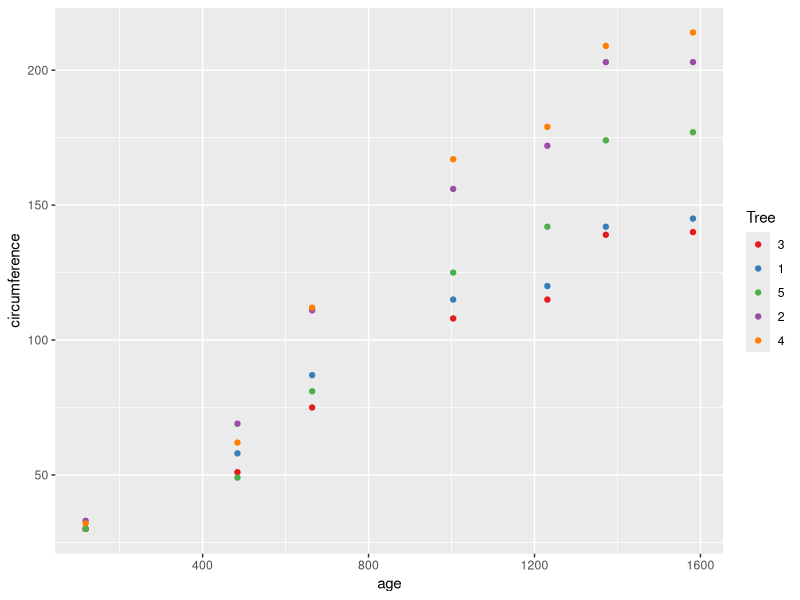
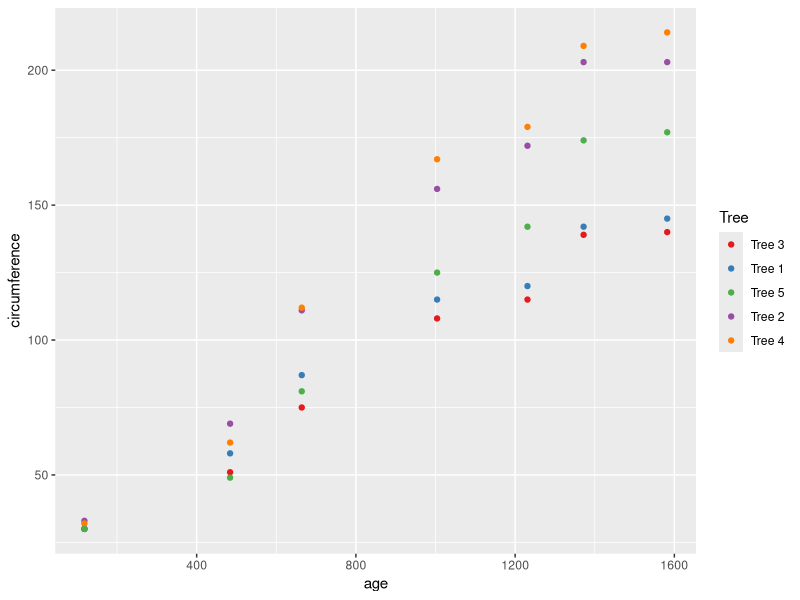

Reproduce these figures in R, in order.
## ---- chunk 1
library(tidyverse)
## ---- chunk 2
#| output-location: column
#| fig-width: 5
#| fig-height: 4
Orange %>% 
  ggplot(
    aes(
      age, circumference, 
      colour = Tree
    )
  ) +
  geom_point() +
  scale_colour_brewer(
    palette = "Set1"
  ) 
## ---- chunk 3
#| output-location: column
#| fig-width: 5
#| fig-height: 4
#| code-line-numbers: "11"
Orange %>% 
  ggplot(
    aes(
      age, circumference,
      colour = Tree
    )
  ) +
  geom_point() +
  scale_colour_brewer(
    palette = "Set1",
    labels = \(x) paste("Tree", x)
  )
## ---- chunk 4
flagstats <- c("properly_paired_reads", "unique_alignments")
flagstats %>% 
  str_replace_all("_", " ") %>% # Add spaces
  str_to_title() %>% # Capitalise the 1st letter
  str_wrap(12) # Add line breaks (\n) to a given width
## ---- chunk 5
formals(sd)
## ---- chunk 6
body(sd)
## ---- chunk 7
modify_labels <- function(x) {
  
}
## ---- chunk 8
modify_labels <- function(x) {
  str_replace_all(x, "_", " ")
}
modify_labels(flagstats)
## ---- chunk 9
modify_labels <- function(x) {
  new_x <- str_replace_all(x, "_", " ")
  new_x
}
modify_labels(flagstats)
## ---- chunk 10
modify_labels <- function(x) {
  # browser()
  new_x <- str_replace_all(x, "_", " ")
  new_x <- str_to_title(new_x)
  new_x <- str_wrap(new_x, 12)
  new_x
}
modify_labels(flagstats)
## ---- chunk 11
modify_labels <- function(x, width = 12) {
  # browser()
  new_x <- str_replace_all(x, "_", " ")
  new_x <- str_to_title(new_x)
  new_x <- str_wrap(new_x, width)
  new_x
}
modify_labels(flagstats)
modify_labels(flagstats, 80)
## ---- chunk 12
modify_labels <- function(x, ...) {
  # browser()
  new_x <- str_replace_all(x, "_", " ")
  new_x <- str_to_title(new_x)
  new_x <- str_wrap(new_x, ...)
  new_x
}
modify_labels(flagstats)
modify_labels(flagstats, width = 12)
## ---- chunk 13
modify_labels(flagstats, width = 12, indent = 2)
## ---- chunk 14
one_liner <- \(x, ...) x %>% str_replace_all("_", " ") %>% str_to_title() %>% str_wrap(...)
one_liner(flagstats, width = 12)
modify_labels(flagstats, width = 12)
## ---- chunk 15
new_x <- c()
for (x in flagstats) {
  new_x <- c(new_x, modify_labels(x, width = 12))
}
new_x
## ---- chunk 16
for (x in flagstats) {
  print(x)
}
for (i in flagstats) {
  print(i)
}
for (bob in flagstats) {
  print(bob)
}
## ---- chunk 17
vals <- list(letters = letters, num = rnorm(1000))
## ---- chunk 18
len <- list()
for (x in vals) {
  len <- c(len, length(x))
}
names(len) <- names(vals)
len
## ---- chunk 19
lapply(vals, length)
## ---- chunk 20
lapply(vals, head, n = 4)
## ---- chunk 21
lapply(vals, length) %>% unlist()
## ---- chunk 22
map_int(vals, length)
## ---- chunk 23
snps <- read_csv("data/snps.csv")
dim(snps)
snps[1:6, 1:10]
## ---- chunk 24
snps %>% summarise(n = dplyr::n(), .by = Population)
## ---- chunk 25
snps %>% 
  mutate(across(starts_with("SNP"), is.na)) %>% 
  dplyr::select(1:10)
## ---- chunk 26
snps %>% 
  summarise(
    across(starts_with("SNP"), \(x) sum(is.na(x)))
  ) %>% 
  dplyr::select(1:10)
## ---- chunk 27
snps %>% 
  summarise(
    across(starts_with("SNP"), \(x) sum(is.na(x)))
  ) %>% 
  pivot_longer(everything(), names_to = "locus", values_to = "missing")
## ---- chunk 28
snps %>% 
  summarise(
    across(starts_with("SNP"), \(x) sum(is.na(x)))
  ) %>% 
  pivot_longer(everything(), names_to = "locus", values_to = "missing") %>% 
  summarise(n = dplyr::n(), .by = missing) %>% 
  arrange(desc(n))
## ---- chunk 29
snps %>% 
  pivot_longer(starts_with("SNP"), names_to = "locus", values_to = "genotype") %>% 
  dplyr::filter(!is.na(genotype)) %>% 
  summarise(
    n = dplyr::n(), .by = c(Population, locus, genotype)
  ) %>% 
  pivot_wider(names_from = "Population", values_from = "n", values_fill = 0) %>% 
  mutate(
    locus = factor(
      locus, levels = str_sort(unique(locus), numeric = TRUE)
    )
  ) %>% 
  nest(df = c(genotype, Control, Treat)) %>% 
  mutate(
    ft = lapply(df, \(x) fisher.test(x[,c("Control", "Treat")])),
    p = map_dbl(ft, \(x) x$p.value),
    adj_p = p.adjust(p, "fdr")
  ) %>% 
  arrange(p)
## This uses 3x2 tables so there's no odds ratio
## ---- chunk 30
snps %>% 
  pivot_longer(starts_with("SNP"), names_to = "locus", values_to = "genotype") %>% 
  dplyr::filter(!is.na(genotype)) %>% 
  summarise(
    n = dplyr::n(), .by = c(Population, locus, genotype)
  ) %>% 
  pivot_wider(names_from = "genotype", values_from = "n", values_fill = 0) %>% 
  mutate(
    A = 2 * AA + AB,
    B = 2 * BB + AB
  ) %>% 
  dplyr::select(Population, locus, A, B) %>% 
  nest(df = c(Population, A, B)) %>% 
  mutate(
    ft = lapply(df, \(x) fisher.test(x[,c("A", "B")])),
    OR = map_dbl(ft, \(x) x$estimate),
    Control = map_int(df, \(x) dplyr::filter(x, Population == "Control")[["B"]]),
    Treat = map_int(df, \(x) dplyr::filter(x, Population == "Treat")[["B"]]),
    p = map_dbl(ft, \(x) x$p.value),
    adj_p = p.adjust(p, "fdr")
  ) %>% 
  arrange(p)
## This gives an Odds Ratio
